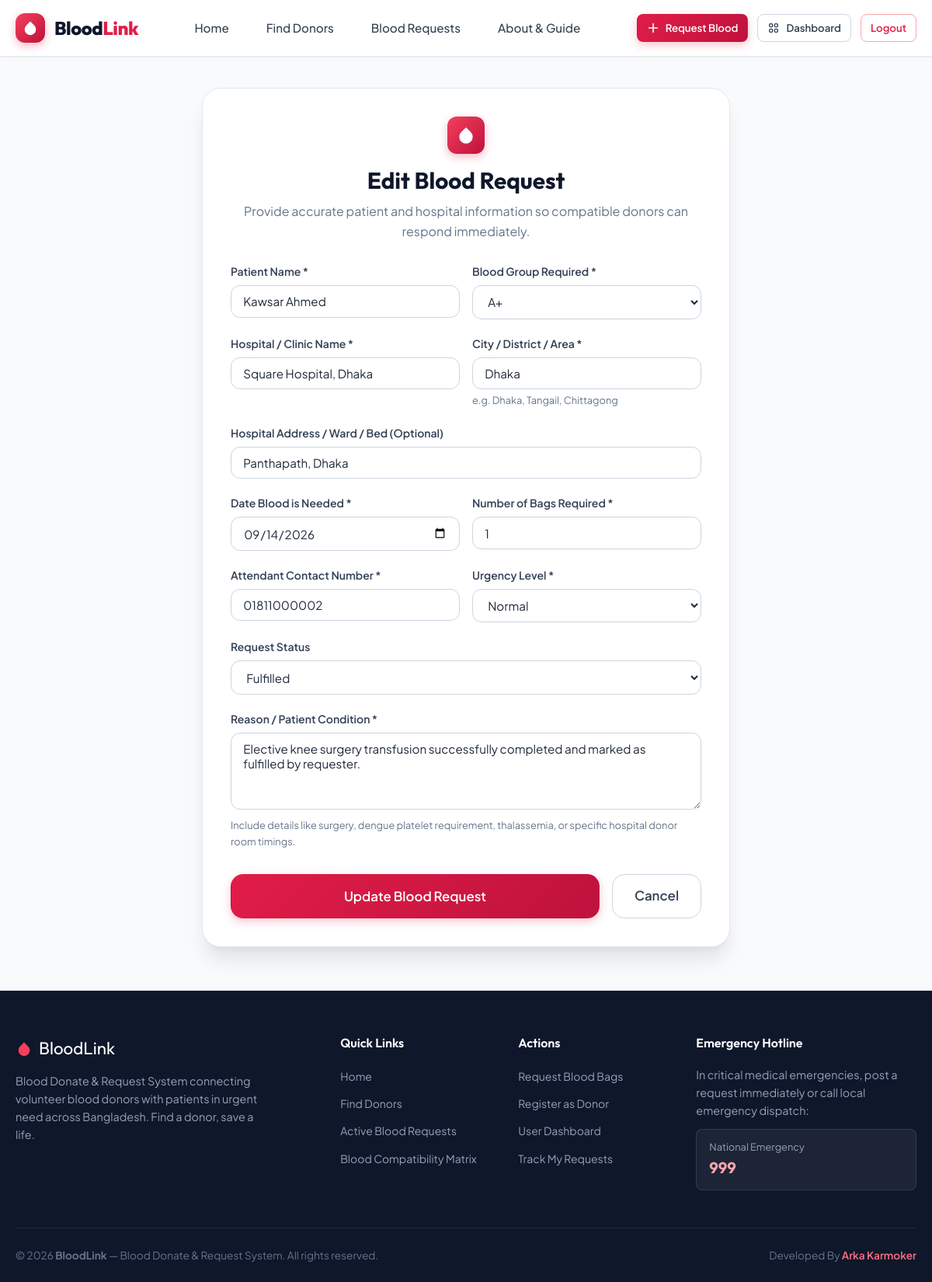
The app's page /requests/68/edit/ (signed in) with its own data.
### blood_app/models.py (models this page shows, shortened)
class BloodRequest(models.Model):
    URGENCY_CHOICES = [
        ('Normal', 'Normal'),
        ('Urgent', 'Urgent'),
        ('Critical', 'Critical (Emergency)'),
    ]
    STATUS_CHOICES = [
        ('Pending', 'Pending'),
        ('Fulfilled', 'Fulfilled'),
        ('Cancelled', 'Cancelled'),
    ]
    requester = models.ForeignKey(User, on_delete=models.CASCADE, related_name='blood_requests')
    patient_name = models.CharField(max_length=100)
    blood_group = models.CharField(max_length=5, choices=BLOOD_GROUP_CHOICES)
    hospital_name = models.CharField(max_length=150)
    location = models.CharField(max_length=100, help_text="City, District, or Area")
    hospital_address = models.CharField(max_length=255, blank=True)
    required_date = models.DateField()
    bags_required = models.PositiveIntegerField(default=1)
    contact_number = models.CharField(max_length=20)
    reason = models.TextField(help_text="Condition / reason for blood requirement")
    urgency = models.CharField(max_length=10, choices=URGENCY_CHOICES, default='Normal')
    status = models.CharField(max_length=15, choices=STATUS_CHOICES, default='Pending')
    created_at = models.DateTimeField(auto_now_add=True)
    updated_at = models.DateTimeField(auto_now=True)
    class Meta:
        ordering = ['-created_at']
        verbose_name = 'Blood Request'
        verbose_name_plural = 'Blood Requests'

### blood_app/views.py (the view)
# urls.py: path('requests/<int:pk>/edit/', views.blood_request_edit_view, name='request_edit'),
@login_required
def blood_request_edit_view(request, pk):
    blood_request = get_object_or_404(BloodRequest, pk=pk)
    if blood_request.requester != request.user:
        raise PermissionDenied("You are not authorized to edit this blood request.")
    if request.method == 'POST':
        form = BloodRequestForm(request.POST, instance=blood_request)
        if form.is_valid():
            form.save()
            messages.success(request, "Blood request updated successfully.")
            return redirect('blood_app:request_detail', pk=blood_request.pk)
    else:
        form = BloodRequestForm(instance=blood_request)
    return render(request, 'blood_app/request_form.html', {
        'form': form,
        'title': 'Edit Blood Request',
        'button_text': 'Update Blood Request',
        'is_create': False,
        'blood_request': blood_request,
    })

### templates/blood_app/request_form.html (shortened to what this page needs)
{% extends 'base.html' %}
{% load static %}
{% block content %}
<div class="container" style="padding-top: 2.5rem; max-width: 720px;">
  <div class="auth-card">
    <div class="auth-header">
      <div class="brand-icon" style="margin: 0 auto 1rem; width: 48px; height: 48px;">
        <svg width="26" height="26" viewBox="0 0 24 24" fill="currentColor">
          <path d="M12 2.69l5.66 5.66a8 8 0 1 1-11.31 0z"/>
        </svg>
      </div>
      <h1 class="auth-title">{{ title }}</h1>
      <p class="text-muted">
        Provide accurate patient and hospital information so compatible donors can respond immediately.
      </p>
    </div>
    <form method="POST">
      <div style="display: grid; grid-template-columns: 1fr 1fr; gap: 1rem;">
        <div class="form-group">
          <label for="{{ form.patient_name.id_for_label }}" class="form-label">Patient Name *</label>
          {{ form.patient_name }}
        </div>
        <div class="form-group">
          <label for="{{ form.blood_group.id_for_label }}" class="form-label">Blood Group Required *</label>
          {{ form.blood_group }}
        </div>
      </div>
      <div style="display: grid; grid-template-columns: 1fr 1fr; gap: 1rem;">
        <div class="form-group">
          <label for="{{ form.hospital_name.id_for_label }}" class="form-label">Hospital / Clinic Name *</label>
          {{ form.hospital_name }}
        </div>
        <div class="form-group">
          <label for="{{ form.location.id_for_label }}" class="form-label">City / District / Area *</label>
          {{ form.location }}
          <div class="form-help">e.g. Dhaka, Tangail, Chittagong</div>
        </div>
      </div>
      <div class="form-group">
        <label for="{{ form.hospital_address.id_for_label }}" class="form-label">Hospital Address / Ward / Bed (Optional)</label>
        {{ form.hospital_address }}
      </div>
      <div style="display: grid; grid-template-columns: 1fr 1fr; gap: 1rem;">
        <div class="form-group">
          <label for="{{ form.required_date.id_for_label }}" class="form-label">Date Blood is Needed *</label>
          {{ form.required_date }}
        </div>
        <div class="form-group">
          <label for="{{ form.bags_required.id_for_label }}" class="form-label">Number of Bags Required *</label>
          {{ form.bags_required }}
        </div>
      </div>
      <div style="display: grid; grid-template-columns: 1fr 1fr; gap: 1rem;">
        <div class="form-group">
          <label for="{{ form.contact_number.id_for_label }}" class="form-label">Attendant Contact Number *</label>
          {{ form.contact_number }}
        </div>
        <div class="form-group">
          <label for="{{ form.urgency.id_for_label }}" class="form-label">Urgency Level *</label>
          {{ form.urgency }}
        </div>
      </div>
      {% if form.status %}
        <div class="form-group">
          <label for="{{ form.status.id_for_label }}" class="form-label">Request Status</label>
          {{ form.status }}
        </div>
      {% endif %}
      <div class="form-group">
        <label for="{{ form.reason.id_for_label }}" class="form-label">Reason / Patient Condition *</label>
        {{ form.reason }}
        <div class="form-help">Include details like surgery, dengue platelet requirement, thalassemia, or specific hospital donor room timings.</div>
      </div>
      <div style="display: flex; gap: 1rem; margin-top: 2rem;">
        <button type="submit" class="btn btn-primary btn-block btn-lg">
          {{ button_text }}
        </button>
        <a href="{% if blood_request %}{% url 'blood_app:request_detail' blood_request.pk %}{% else %}{% url 'blood_app:request_list' %}{% endif %}" class="btn btn-secondary btn-lg">
          Cancel
        </a>
      </div>
    </form>
  </div>
</div>
{% endblock %}

### static/css/main.css (style rules this page uses)
:root { --primary-50: #FFF1F2; --primary-100: #FFE4E6; --primary-200: #FECDD3; --primary-300: #FDA4AF; --primary-400: #FB7185; --primary-500: #F43F5E; --primary-600: #E11D48; --primary-700: #BE123C; --primary-800: #9F1239; --primary-900: #881337; --slate-50: #F8FAFC; --slate-100: #F1F5F9; --slate-200: #E2E8F0; --slate-300: #CBD5E1; --slate-400: #94A3B8; --slate-500: #64748B; --slate-600: #475569; --slate-700: #334155; --slate-800: #1E293B; --slate-900: #0F172A; --slate-950: #020617; --success-bg: #ECFDF5; --success-text: #065F46; --success-border: #A7F3D0; --success-accent: #10B981; --warning-bg: #FFFBEB; --warning-text: #92400E; --warning-border: #FDE68A; --warning-accent: #F59E0B; --danger-bg: #FEF2F2; --danger-text: #991B1B; --danger-border: #FECACA; --danger-accent: #EF4444; --info-bg: #EFF6FF; --info-text: #1E40AF; --info-border: #BFDBFE; --info-accent: #3B82F6; --font-heading: 'Outfit', -apple-system, BlinkMacSystemFont, sans-serif; --font-body: 'Plus Jakarta Sans', -apple-system, BlinkMacSystemFont, sans-serif; --radius-sm: 8px; --radius-md: 12px; --radius-lg: 16px; --radius-xl: 24px; --radius-full: 9999px; --shadow-sm: 0 1px 2px 0 rgba(0, 0, 0, 0.05); --shadow-md: 0 4px 6px -1px rgba(15, 23, 42, 0.08), 0 2px 4px -2px rgba(15, 23, 42, 0.05); --shadow-lg: 0 10px 15px -3px rgba(15, 23, 42, 0.08), 0 4px 6px -4px rgba(15, 23, 42, 0.04); --shadow-xl: 0 20px 25px -5px rgba(15, 23, 42, 0.1), 0 8px 10px -6px rgba(15, 23, 42, 0.04); --shadow-glow: 0 0 25px rgba(225, 29, 72, 0.25); --transition: all 0.2s cubic-bezier(0.4, 0, 0.2, 1); }
*, *::before, *::after { box-sizing: border-box; margin: 0; padding: 0; }
html { font-size: 16px; scroll-behavior: smooth; }
body { font-family: var(--font-body); background-color: var(--slate-50); color: var(--slate-800); line-height: 1.6; min-height: 100vh; display: flex; flex-direction: column; -webkit-font-smoothing: antialiased; }
a { color: var(--primary-600); text-decoration: none; transition: var(--transition); }
.container { width: 100%; max-width: 1240px; margin: 0 auto; padding: 0 1.25rem; }
h1, h2, h3, h4, h5, h6 { font-family: var(--font-heading); color: var(--slate-900); font-weight: 700; line-height: 1.25; }
.text-muted { color: var(--slate-500); }
.brand-icon { width: 38px; height: 38px; background: linear-gradient(135deg, var(--primary-500), var(--primary-700)); border-radius: var(--radius-md); display: flex; align-items: center; justify-content: center; color: white; box-shadow: 0 4px 12px rgba(225, 29, 72, 0.3); }
.btn { display: inline-flex; align-items: center; justify-content: center; gap: 0.5rem; font-family: var(--font-body); font-weight: 600; font-size: 0.925rem; padding: 0.625rem 1.25rem; border-radius: var(--radius-md); border: 1px solid transparent; cursor: pointer; transition: var(--transition); text-decoration: none; white-space: nowrap; }
.btn-primary { background: linear-gradient(135deg, var(--primary-600), var(--primary-700)); color: white; box-shadow: 0 4px 12px rgba(225, 29, 72, 0.25); }
.btn-secondary { background: white; color: var(--slate-700); border: 1px solid var(--slate-300); }
.btn-lg { padding: 0.875rem 1.75rem; font-size: 1.05rem; border-radius: var(--radius-lg); }
.btn-block { width: 100%; }
.form-group { margin-bottom: 1.25rem; }
.form-label { display: block; font-size: 0.875rem; font-weight: 600; color: var(--slate-700); margin-bottom: 0.4rem; }
.form-input, .form-select, .form-textarea { width: 100%; padding: 0.65rem 0.95rem; font-family: var(--font-body); font-size: 0.95rem; color: var(--slate-800); background: white; border: 1px solid var(--slate-300); border-radius: var(--radius-md); transition: var(--transition); outline: none; }
.form-help { font-size: 0.8rem; color: var(--slate-500); margin-top: 0.25rem; }
.auth-card { background: white; border-radius: var(--radius-xl); border: 1px solid var(--slate-200); padding: 2.25rem; box-shadow: var(--shadow-xl); }
.auth-header { text-align: center; margin-bottom: 1.75rem; }
.auth-title { font-size: 1.85rem; margin-bottom: 0.5rem; }

### records on screen
BloodRequest: patient_name "Kawsar Ahmed", blood_group "A+", hospital_name "Square Hospital, Dhaka", location "Dhaka", hospital_address "Panthapath, Dhaka", required_date "09/14/2026", bags_required "1", contact_number "01811000002", urgency "Normal", status "Fulfilled", reason "Elective knee surgery transfusion successfully completed and marked as fulfilled by requester."

### other values on screen
{{ title }} "Edit Blood Request"
{{ button_text }} "Update Blood Request"
